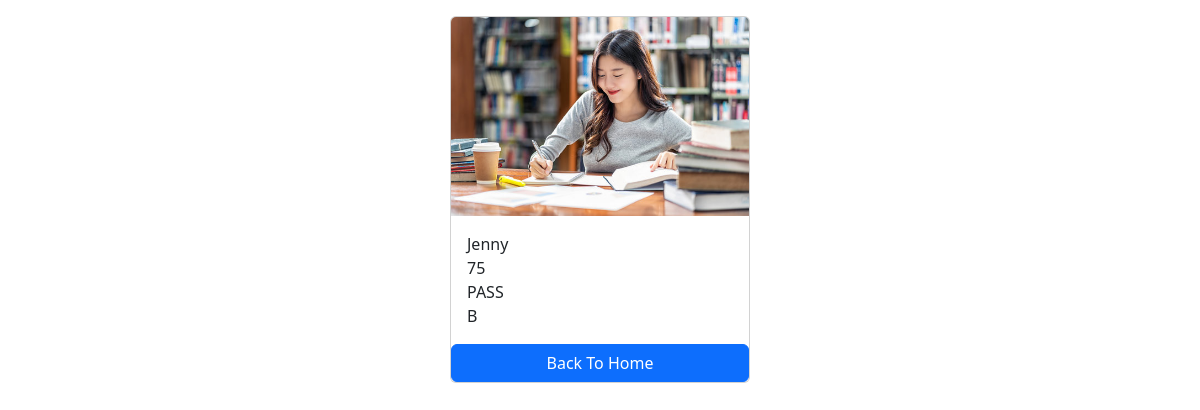
/student/4/, run on the app's committed database.
### student/models.py (models this page shows, shortened)
class Studentprogress(models.Model):
    name=models.CharField(max_length=100)
    photo=models.ImageField(upload_to='images')
    marks=models.CharField(max_length=100,blank=True)
    result=models.CharField(max_length=6)
    grade=models.CharField(max_length=5)
    address=models.CharField(max_length=100)
    phone_number=models.CharField(max_length=10,blank=True)

### student/views.py (the view)
# urls.py: path('<int:pk>/',views.student_detail,name='student_detail'),
def student_detail(request,pk):
    student=get_object_or_404(Studentprogress,pk=pk)
    context={
        'student':student,
    }
    return render(request,'student_detail.html',context)

### templates/student_detail.html (shortened to what this page needs)
<!DOCTYPE html>
<html lang="en">
<head>
    <link href="https://cdn.jsdelivr.net/npm/bootstrap@5.3.3/dist/css/bootstrap.min.css" rel="stylesheet">
</head>
<body>
    <div class="container mt-3">
        <div class="card mx-auto" style="width:300px">
            <img src="{{student.photo.url}}" class="card-img-top" alt="">
            <div class="card-body">
                <p class="card-text m-0">{{student.name}}</p>
                <p class="card-text m-0">{{student.marks}}</p>
                <p class="card-text m-0">{{student.result}}</p>
                <p class="card-text m-0">{{student.grade}}</p>
            </div>
            <a href="{% url "home" %}" class="btn btn-primary">Back To Home</a>
        </div>
    </div>
   </body>
</html>

### data on the page
Studentprogress: photo (picture), name "Jenny", marks "75", result "PASS", grade "B"
